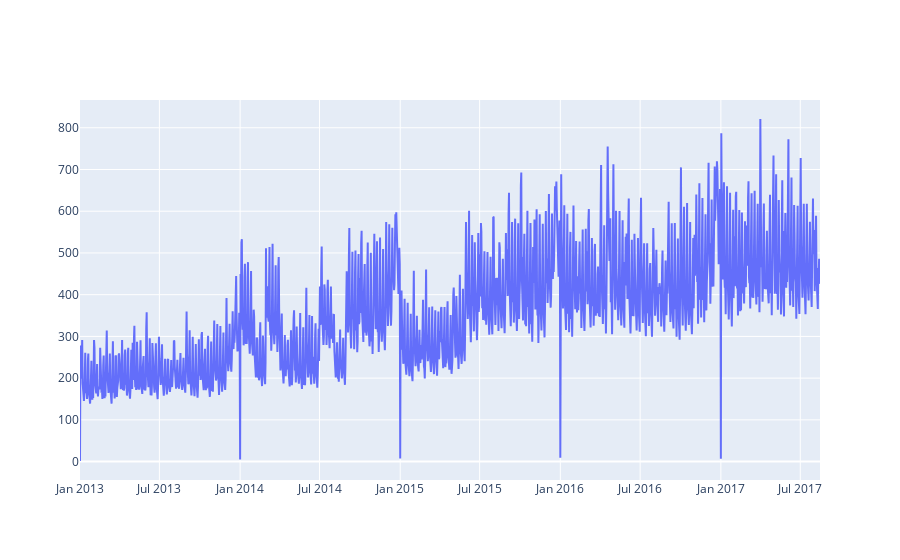

The notebook cell this image was saved under:
### Code cell
import plotly.graph_objs as go
fig = go.Figure()
fig.add_trace(go.Scatter(x=train_a['date'], y=train_a['sales'], mode='lines'))
fig.show()

### Figure 1 — Plotly figure (JSON) as saved in the notebook; plotly's stock layout.template omitted (floating-point values rounded to 4 significant figures; data arrays with more than 128 entries replaced by an {"elided": "..."} marker saying what was removed)
{"data": [{"mode": "lines", "type": "scatter", "x": {"elided": "1684 str values"}, "y": {"elided": "1684 float values"}}], "layout": {}}
